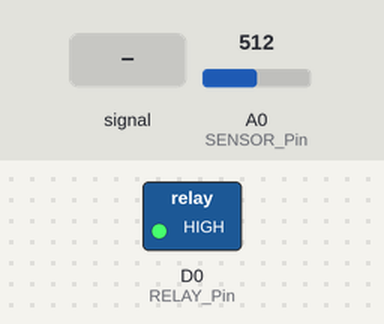
A sketch run on a simulated ESP8266 (NodeMCU). Parts: switched loads named in the sketch (green lamp = pin HIGH). The test bench sets the inputs (shaded band); at power-on: A0 (SENSOR_Pin) = 512.

Above: at 1.2 s.
1.3 s: A0 (SENSOR_Pin) fed a 200 Hz sine of ±81 counts around its level
At 1.7 s:
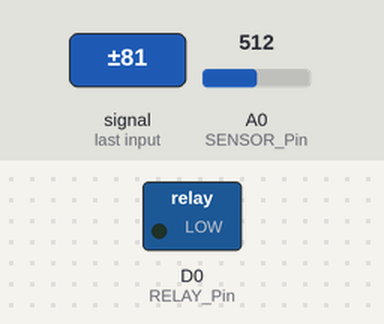
Timing chart, 0 to 4.3 s (numbered marks = the images above; inputs shaded):
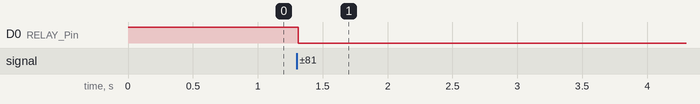

Measured:
- after the input at 1.3 s, D0 (RELAY_Pin): HIGH → LOW at once

The sketch:

AutoShopVacSwitch.ino
```cpp
/// *****        © ShopVacSwitch        ***** ///
///      Automated Vacuum Cleaner Switch      ///
///      Current sensor type: ACS 712-30      ///
///                                           ///
///         Last updated on 1/20/21           ///
///                                           ///
/// *****         Code by Jacob.        ***** ///


#define SAMPLES 300

// Change this values according to which pins ou have connected.
#define SENSOR_Pin A0
#define RELAY_Pin D0

// Change this value to increase or decrease delay until turning off. Value must be in millis e.g. 5000 = 5 seconds
const int delayTime = 5000;


#define RELAY_On LOW
#define RELAY_Off HIGH

float High_peak,Low_peak;
float Amps_Peak_Peak = 0;

unsigned long currentMillis, lastMillis;


void measureCurrent();

void setup() {
    Serial.begin(9600);
    pinMode(SENSOR_Pin, INPUT);
    pinMode(RELAY_Pin, OUTPUT);

    digitalWrite(RELAY_Pin, RELAY_Off);
}

void loop() {
    measureCurrent();

    if (Amps_Peak_Peak > 15.00) {
        digitalWrite(RELAY_Pin, RELAY_On);
        lastMillis = millis();
    } else {
        currentMillis = millis();
        if (currentMillis - lastMillis > delayTime) {
            digitalWrite(RELAY_Pin, RELAY_Off);
        }
    }


}

void measureCurrent() {
    int cnt;
    High_peak = 0;
    Low_peak = 1024;

    for(cnt = 0; cnt<SAMPLES; cnt++) {
        float ACS_Value = analogRead(SENSOR_Pin);

        if(ACS_Value > High_peak)
            High_peak = ACS_Value;

        if(ACS_Value < Low_peak)
            Low_peak = ACS_Value;
    }

    Amps_Peak_Peak = High_peak - Low_peak;
}
```
